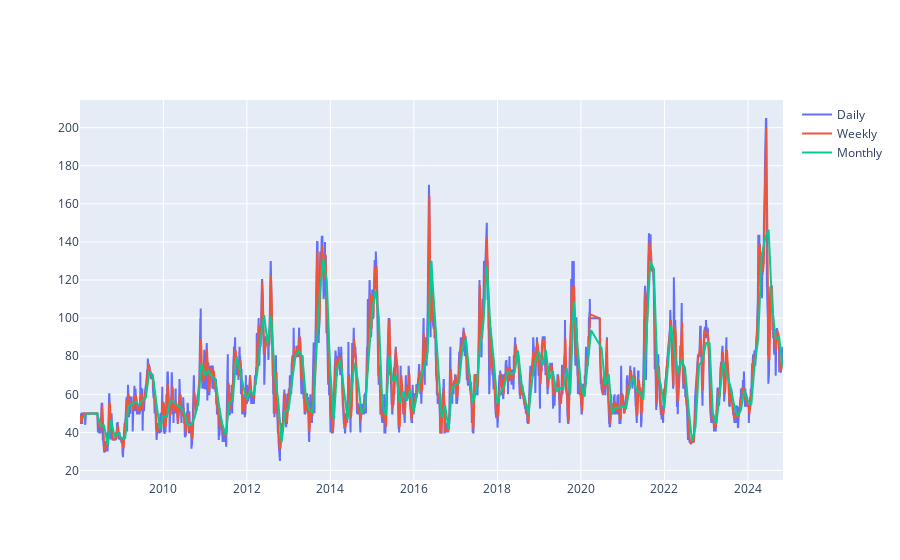

The cell this chart's notebook holds for it:
### Code cell
fig = go.Figure()
fig.add_trace(go.Scatter(x=ws_adj.index, y=ws_adj['tomato_bol'], mode='lines', name='Daily'))
fig.add_trace(go.Scatter(x=WS_weekly.index, y=WS_weekly['tomato_bol'], mode='lines', name='Weekly'))
fig.add_trace(go.Scatter(x=WS_monthly.index, y=WS_monthly['tomato_bol'], mode='lines', name='Monthly'))

### Figure 1 — Plotly figure (JSON) as saved in the notebook; plotly's stock layout.template omitted (floating-point values rounded to 4 significant figures; data arrays with more than 128 entries replaced by an {"elided": "..."} marker saying what was removed)
{"data": [{"mode": "lines", "name": "Daily", "type": "scatter", "x": {"elided": "5016 str values"}, "y": {"elided": "5016 float values"}}, {"mode": "lines", "name": "Weekly", "type": "scatter", "x": {"elided": "879 str values"}, "y": {"elided": "879 float values"}}, {"mode": "lines", "name": "Monthly", "type": "scatter", "x": {"elided": "202 str values"}, "y": {"elided": "202 float values"}}], "layout": {}}
